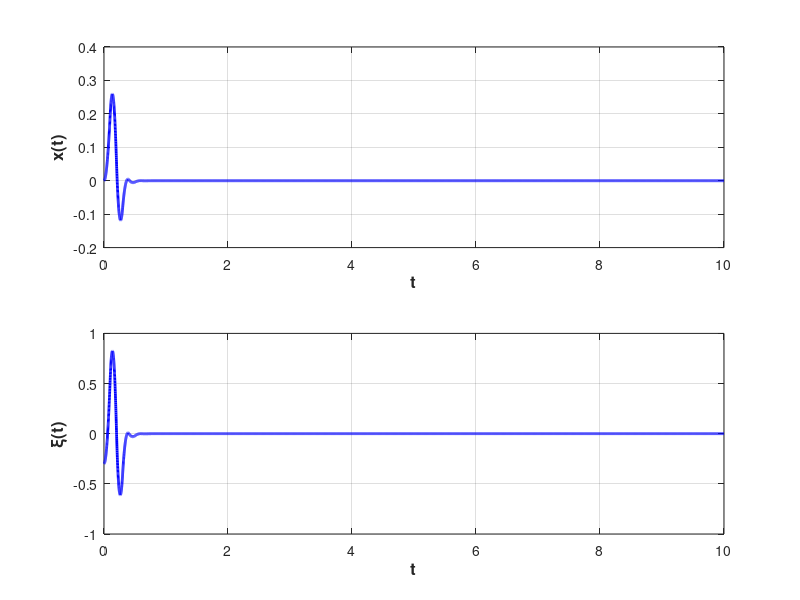

Write the MATLAB code that produced this figure.
function hwct050321
    m  = 0.127; % масса маятника
    M  = 1.206; % масса тележки
    I  = 0.001; % момент инерции маятника относительно центра масс
    l  = 0.178; % расстояние от точки крепления до центра масс
    Bc = 5.4;   % коэф. вязкого трения между кареткой и направляющей
    Bp = 0.002; % коэф. вязкого трения в точке крепления
    g  = 9.81;  % коэф. свободного падения

    % определим матрицы системы
    A0 = [m + M, -m * l; 
          -m * l, I + m * l^2];

    A1 = diag([Bc, Bp]);
    A2 = diag([0, -m * g * l]);
    B = [0; 0; inv(A0) * [1; 0]];

    % основная матрица системы
    A = [zeros(2, 2), eye(2); -inv(A0) * A2, -inv(A0) * A1];

    h = 0.1;
    Ad = expm(A * h);
    f = @(s)(expm(A * s) * B);

    Bd = integral(f, 0, h, "ArrayValued", true);
    
    theta = -place(Ad, Bd, [-0.1, -0.2, 0.2, 0.1]);

    nx = size(Ad, 1); % количество строчек
    % задаем время отрисовки графиков
    TIME = 10.0;
    % задаем параметры метода решения системы дифференциальных уравнений
    options = odeset('RelTol', 1e-5, 'AbsTol', 1e-5 * ones(1, nx));
    % задаем начальные условия 
    x0 = zeros(1, nx);   

    x0(1) = 0.0;
    x0(2) = -0.3;

    discr = 0 : h : TIME;
    tlst = [];
    xlst = [;;;];

    for i = 1 : size(discr, 2) - 1
        ticks = discr(i) : 0.001 : discr(i + 1);
        [TL, YL] = ode45(@(t, X)(A * X + B * theta * x0'), ticks, x0, options);
        tlst = [tlst; TL];
        xlst = [xlst; YL];
        x0 = YL(end, :);
    end

    fhandle = figure;
    subplot(2, 1, 1)
        plot(tlst, xlst(:, 1), 'b', 'LineWidth', 2.0)
        grid on;
        xlabel('t', 'FontSize', 12, 'FontWeight', 'bold');
        ylabel('x(t)', 'FontSize', 12, 'FontWeight', 'bold');
    subplot(2, 1, 2)
        plot(tlst, xlst(:, 2), 'b', 'LineWidth', 2.0)
        grid on;
        xlabel('t', 'FontSize', 12, 'FontWeight', 'bold');
        ylabel('\xi(t)', 'FontSize', 12, 'FontWeight', 'bold');
end